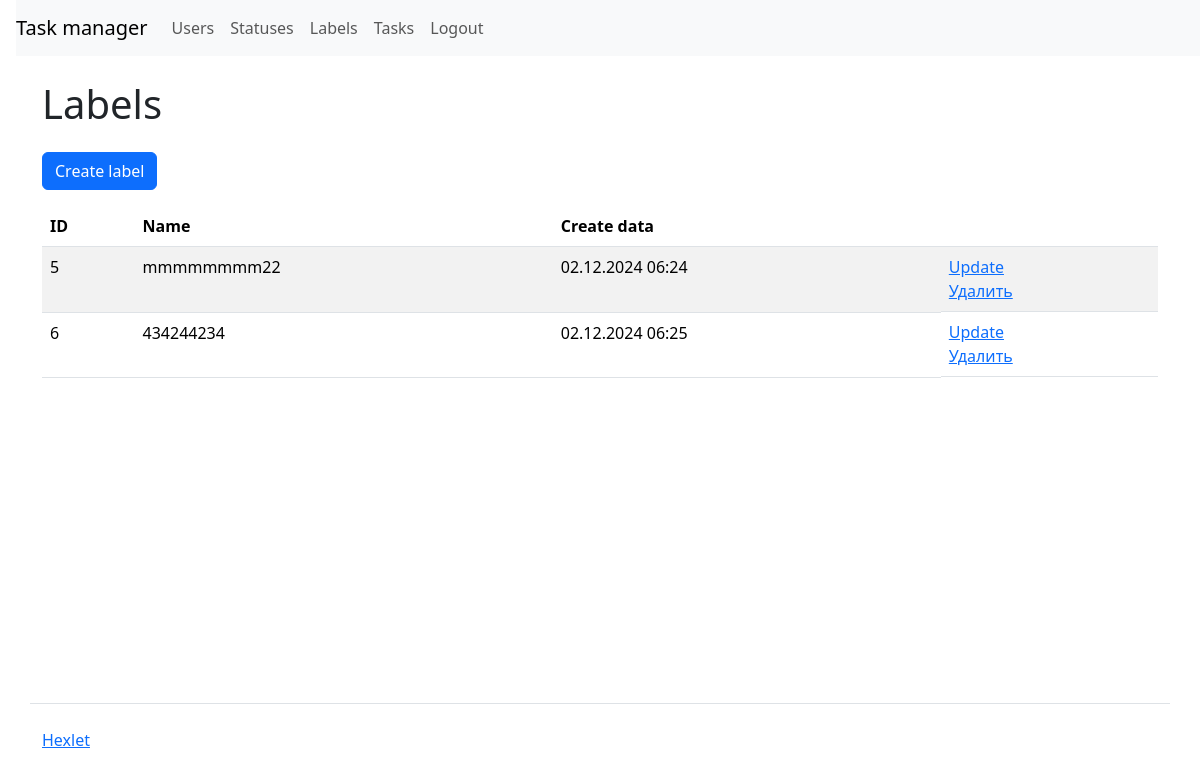
Screenshot of /labels/ (signed in) with the database file from the repository.
### task_manager/labels/models.py (models this page shows, shortened)
class Label(models.Model):
    name = models.CharField(max_length=50, unique=True, blank=False)
    created_at = models.DateTimeField(auto_now_add=True)

### task_manager/labels/views.py (the view)
# urls.py: path('', views.ListLabelsView.as_view(), name='list_labels'),
class ListLabelsView(NoLogin, ListView):
    model = Label
    template_name = 'list_labels.html'
    context_object_name = 'labels'

### task_manager/templates/list_labels.html
{% extends 'base.html' %}
{% load django_bootstrap5 %}
{% load i18n %}
{% block content %}
  <h1 class="my-4">
    {% translate "Labels" %}
  </h1>
<a class="btn btn-primary mb-3" href="{% url 'create_label' %}">{% translate "Create label" %}</a>
<table class="table table-striped">
<thead>
<tr>
  <th>ID</th>
  <th>{% translate "Name" %}</th>
  <th>{% translate "Create data" %}</th>
  <th></th>
</tr>
</thead>
<tbody>
  {% for label in labels %}
  <tr>
    <td>{{ label.id }}</td>
    <td>{{ label.name }}</td>
    <td>{{ label.created_at|date:"d.m.Y H:i" }}</td>
    <td class="d-flex flex-column">
      <a href="{% url 'update_label' label.id %}" class="d-inline-block">{% translate "Update"%}</a>
      <a href="{% url 'delete_label' label.id %}" class="d-inline-block">{% translate "Delete"%}</a>
    </td>
  </tr>
  {% endfor %}
</tbody>
</table>
{% endblock %}

### rows the page displays
Label: id "5", name "mmmmmmmm22", created_at "02.12.2024 06:24"
Label: id "6", name "434244234", created_at "02.12.2024 06:25"
